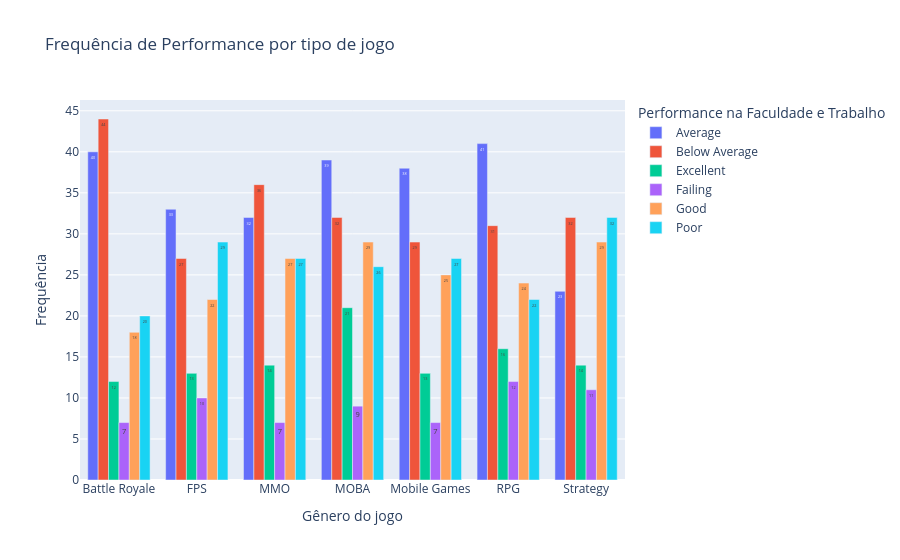

Notebook code cell kept with this figure:
### Code cell
aux_freq = df1.groupby(["game_genre", "academic_work_performance"]).size().reset_index(name="frequencia")

fig = px.bar(
    aux_freq,
    x="game_genre",
    y="frequencia",
    color="academic_work_performance",        # segunda categoria vira cor/grupo
    barmode="group",            # "group" = lado a lado | "stack" = empilhado
    title="Frequência de Performance por tipo de jogo",
    labels={
        "game_genre": "Gênero do jogo",
        "frequencia": "Frequência",
        "academic_work_performance": "Performance na Faculdade e Trabalho"
    },
    text_auto=True
)

fig.show()

### Figure 1 — Plotly figure (JSON) as saved in the notebook; plotly's stock layout.template omitted (floating-point values rounded to 4 significant figures)
{"data": [{"alignmentgroup": "True", "hovertemplate": "Performance na Faculdade e Trabalho=Average<br>Gênero do jogo=%{x}<br>Frequência=%{y}<extra></extra>", "legendgroup": "Average", "marker": {"color": "#636efa", "pattern": {"shape": ""}}, "name": "Average", "offsetgroup": "Average", "orientation": "v", "showlegend": true, "textposition": "auto", "texttemplate": "%{y}", "type": "bar", "x": ["Battle Royale", "FPS", "MMO", "MOBA", "Mobile Games", "RPG", "Strategy"], "xaxis": "x", "y": [40, 33, 32, 39, 38, 41, 23], "yaxis": "y"}, {"alignmentgroup": "True", "hovertemplate": "Performance na Faculdade e Trabalho=Below Average<br>Gênero do jogo=%{x}<br>Frequência=%{y}<extra></extra>", "legendgroup": "Below Average", "marker": {"color": "#EF553B", "pattern": {"shape": ""}}, "name": "Below Average", "offsetgroup": "Below Average", "orientation": "v", "showlegend": true, "textposition": "auto", "texttemplate": "%{y}", "type": "bar", "x": ["Battle Royale", "FPS", "MMO", "MOBA", "Mobile Games", "RPG", "Strategy"], "xaxis": "x", "y": [44, 27, 36, 32, 29, 31, 32], "yaxis": "y"}, {"alignmentgroup": "True", "hovertemplate": "Performance na Faculdade e Trabalho=Excellent<br>Gênero do jogo=%{x}<br>Frequência=%{y}<extra></extra>", "legendgroup": "Excellent", "marker": {"color": "#00cc96", "pattern": {"shape": ""}}, "name": "Excellent", "offsetgroup": "Excellent", "orientation": "v", "showlegend": true, "textposition": "auto", "texttemplate": "%{y}", "type": "bar", "x": ["Battle Royale", "FPS", "MMO", "MOBA", "Mobile Games", "RPG", "Strategy"], "xaxis": "x", "y": [12, 13, 14, 21, 13, 16, 14], "yaxis": "y"}, {"alignmentgroup": "True", "hovertemplate": "Performance na Faculdade e Trabalho=Failing<br>Gênero do jogo=%{x}<br>Frequência=%{y}<extra></extra>", "legendgroup": "Failing", "marker": {"color": "#ab63fa", "pattern": {"shape": ""}}, "name": "Failing", "offsetgroup": "Failing", "orientation": "v", "showlegend": true, "textposition": "auto", "texttemplate": "%{y}", "type": "bar", "x": ["Battle Royale", "FPS", "MMO", "MOBA", "Mobile Games", "RPG", "Strategy"], "xaxis": "x", "y": [7, 10, 7, 9, 7, 12, 11], "yaxis": "y"}, {"alignmentgroup": "True", "hovertemplate": "Performance na Faculdade e Trabalho=Good<br>Gênero do jogo=%{x}<br>Frequência=%{y}<extra></extra>", "legendgroup": "Good", "marker": {"color": "#FFA15A", "pattern": {"shape": ""}}, "name": "Good", "offsetgroup": "Good", "orientation": "v", "showlegend": true, "textposition": "auto", "texttemplate": "%{y}", "type": "bar", "x": ["Battle Royale", "FPS", "MMO", "MOBA", "Mobile Games", "RPG", "Strategy"], "xaxis": "x", "y": [18, 22, 27, 29, 25, 24, 29], "yaxis": "y"}, {"alignmentgroup": "True", "hovertemplate": "Performance na Faculdade e Trabalho=Poor<br>Gênero do jogo=%{x}<br>Frequência=%{y}<extra></extra>", "legendgroup": "Poor", "marker": {"color": "#19d3f3", "pattern": {"shape": ""}}, "name": "Poor", "offsetgroup": "Poor", "orientation": "v", "showlegend": true, "textposition": "auto", "texttemplate": "%{y}", "type": "bar", "x": ["Battle Royale", "FPS", "MMO", "MOBA", "Mobile Games", "RPG", "Strategy"], "xaxis": "x", "y": [20, 29, 27, 26, 27, 22, 32], "yaxis": "y"}], "layout": {"barmode": "group", "legend": {"title": {"text": "Performance na Faculdade e Trabalho"}, "tracegroupgap": 0}, "title": {"text": "Frequência de Performance por tipo de jogo"}, "xaxis": {"anchor": "y", "domain": [0, 1], "title": {"text": "Gênero do jogo"}}, "yaxis": {"anchor": "x", "domain": [0, 1], "title": {"text": "Frequência"}}}}
